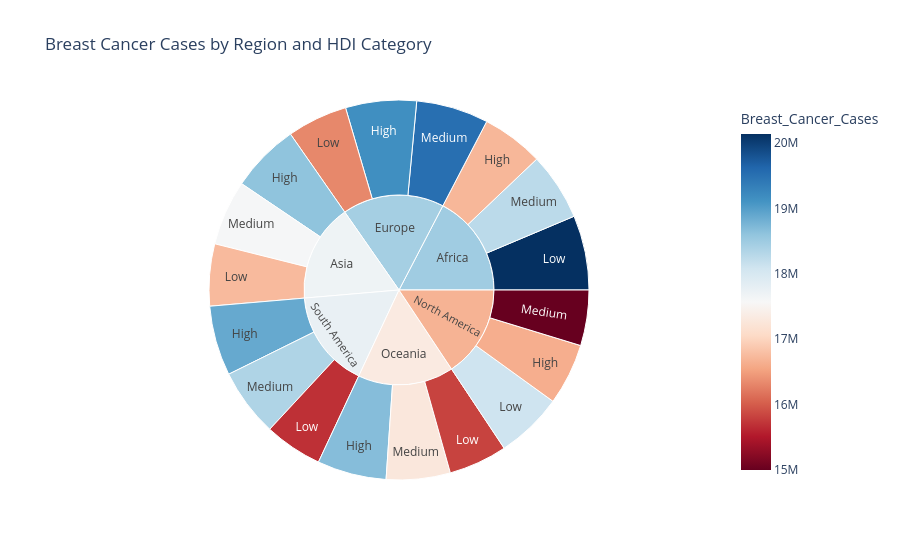

Notebook code cell kept with this figure:
### Code cell
#Sunburst chart using Breast Cancer Cases by Region and HDI Category
import pandas as pd
import plotly.express as px
df = pd.read_csv("Breast_Cancer_Global_Dataset.csv")
grouped_df = df.groupby(["Region", "HDI_Category"])["Breast_Cancer_Cases"].sum().reset_index()
fig = px.sunburst(grouped_df, path=["Region", "HDI_Category"], values="Breast_Cancer_Cases", 
                  title="Breast Cancer Cases by Region and HDI Category", color="Breast_Cancer_Cases",
                  color_continuous_scale="RdBu")
fig.show()

### Figure 1 — Plotly figure (JSON) as saved in the notebook; plotly's stock layout.template omitted (floating-point values rounded to 4 significant figures)
{"data": [{"branchvalues": "total", "customdata": [[16710000.0], [20140000.0], [18260000.0], [18610000.0], [16740000.0], [17600000.0], [19150000.0], [16320000.0], [19520000.0], [16630000.0], [18100000.0], [15000000.0], [18680000.0], [15820000.0], [17280000.0], [18890000.0], [15680000.0], [18360000.0], [18480000.0], [17680000.0], [18440000.0], [16670000.0], [17340000.0], [17750000.0]], "domain": {"x": [0, 1], "y": [0, 1]}, "hovertemplate": "labels=%{label}<br>Breast_Cancer_Cases_sum=%{value}<br>parent=%{parent}<br>id=%{id}<br>Breast_Cancer_Cases=%{color}<extra></extra>", "ids": ["Africa/High", "Africa/Low", "Africa/Medium", "Asia/High", "Asia/Low", "Asia/Medium", "Europe/High", "Europe/Low", "Europe/Medium", "North America/High", "North America/Low", "North America/Medium", "Oceania/High", "Oceania/Low", "Oceania/Medium", "South America/High", "South America/Low", "South America/Medium", "Africa", "Asia", "Europe", "North America", "Oceania", "South America"], "labels": ["High", "Low", "Medium", "High", "Low", "Medium", "High", "Low", "Medium", "High", "Low", "Medium", "High", "Low", "Medium", "High", "Low", "Medium", "Africa", "Asia", "Europe", "North America", "Oceania", "South America"], "marker": {"coloraxis": "coloraxis", "colors": [16710000.0, 20140000.0, 18260000.0, 18610000.0, 16740000.0, 17600000.0, 19150000.0, 16320000.0, 19520000.0, 16630000.0, 18100000.0, 15000000.0, 18680000.0, 15820000.0, 17280000.0, 18890000.0, 15680000.0, 18360000.0, 18480000.0, 17680000.0, 18440000.0, 16670000.0, 17340000.0, 17750000.0]}, "name": "", "parents": ["Africa", "Africa", "Africa", "Asia", "Asia", "Asia", "Europe", "Europe", "Europe", "North America", "North America", "North America", "Oceania", "Oceania", "Oceania", "South America", "South America", "South America", "", "", "", "", "", ""], "type": "sunburst", "values": [16710000.0, 20140000.0, 18260000.0, 18610000.0, 16740000.0, 17600000.0, 19150000.0, 16320000.0, 19520000.0, 16630000.0, 18100000.0, 15000000.0, 18680000.0, 15820000.0, 17280000.0, 18890000.0, 15680000.0, 18360000.0, 55120000.0, 52950000.0, 54990000.0, 49720000.0, 51770000.0, 52930000.0]}], "layout": {"coloraxis": {"colorbar": {"title": {"text": "Breast_Cancer_Cases"}}, "colorscale": [[0, "rgb(103,0,31)"], [0.1, "rgb(178,24,43)"], [0.2, "rgb(214,96,77)"], [0.3, "rgb(244,165,130)"], [0.4, "rgb(253,219,199)"], [0.5, "rgb(247,247,247)"], [0.6, "rgb(209,229,240)"], [0.7, "rgb(146,197,222)"], [0.8, "rgb(67,147,195)"], [0.9, "rgb(33,102,172)"], [1, "rgb(5,48,97)"]]}, "legend": {"tracegroupgap": 0}, "title": {"text": "Breast Cancer Cases by Region and HDI Category"}}}
